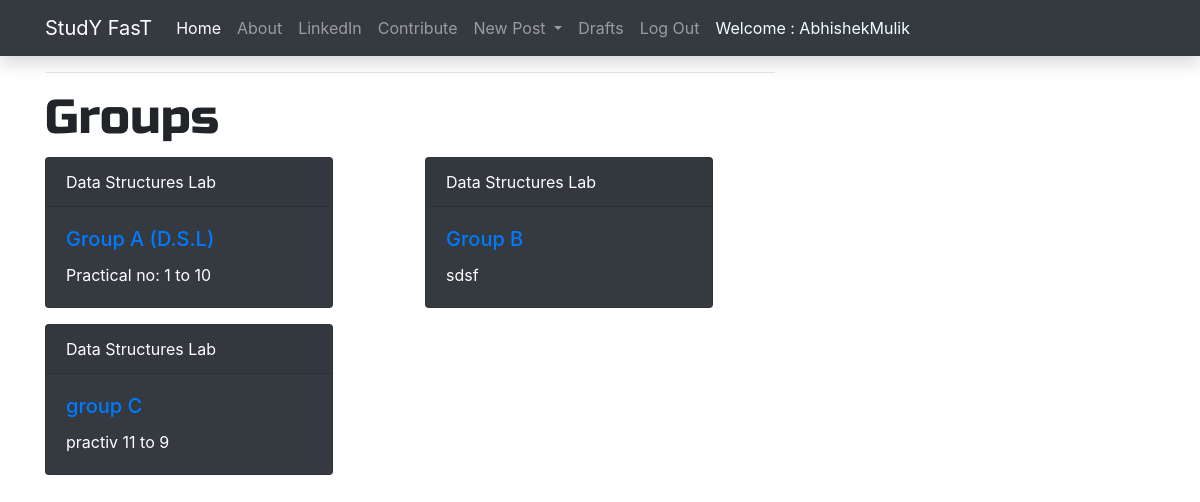
/category/16/ (signed in), run on the app's committed database.
### blog/models.py (models this page shows, shortened)
class Category(models.Model):
    subject=models.ForeignKey("SubjectList",on_delete=models.CASCADE)
    newCategory=models.CharField(max_length=200,blank=True)
    description=models.CharField(max_length=200,blank=True)
    def __str__(self):
        return self.newCategory

class SubjectList(models.Model):
    subject=models.CharField(max_length=200)
    def __str__(self):
        return self.subject

### blog/views.py (the view)
# urls.py: url(r'^category/(?P<pk>\d+)/$',views.categorylist,name='categorylist'),
def categorylist(request,pk):
    category=Category.objects.filter(subject_id=pk)
    return render(request,"category_list.html",{'category':category})

### blog/templates/blog/category_list.html
{% extends 'blog/base.html' %}
{% block content %}
<h1 style="font-family: 'Russo One', sans-serif;
font-size: 3em; margin-bottom: 10px;">Groups</h1>
<div class="row">
{%for cat in category %}
    <div class="col-sm-6">
    <div class="card text-white bg-dark mb-3" style="max-width: 18rem;">
    <div class="card-header">{{cat.subject}}</div>
    <div class="card-body">
      <h5 class="card-title"><a href="{% url 'postview' pk=cat.id %}"><p class="card-text">{{cat}}</p></a></h5>
      <p class="card-text">{{ cat.description }}</p>
    </div>
  </div>
  </div>
{% endfor %}
</div>
{% endblock %}

### blog/templates/blog/base.html (shortened to what this page needs)
<!DOCTYPE html>
{% load static %}
<html>
    <head>
        <link rel="stylesheet" href="https://stackpath.bootstrapcdn.com/bootstrap/4.3.1/css/bootstrap.min.css">
        <link rel="stylesheet" href="//cdn.jsdelivr.net/medium-editor/latest/css/medium-editor.min.css" type="text/css" media="screen" charset="utf-8">
        <link rel="stylesheet" href="{% static 'css/blog.css' %}">
    </head>
<nav class="navbar navbar-expand-md navbar-dark bg-dark shadow sticky-top"style="background-color: #030303">
  <div class="container">
    <a class="navbar-brand" href="{% url 'subjectList' %}">StudY FasT</a>
    <div class="collapse navbar-collapse" id="collapse_target">
    <ul class="nav navbar-nav navbar-right ">
      <li class="nav-item active">
        <a class="nav-link navbar-right" href="{% url 'subjectList' %}">Home</a>
      </li>
      <li>
        <a class="nav-link" href="{% url 'about' %}">About</a>
      </li>
      <li class="nav-item">
        <a class="nav-link" href="https://www.linkedin.com/in/abhishek-mulik-931134193/">LinkedIn</a>
      </li>
      <li>
        <a class="nav-link" href="{% url 'contribute' %}">Contribute</a>
      </li>
      {% if user.is_authenticated %}
      <li class="nav-item dropdown">
        <a class="nav-link dropdown-toggle"href="#"id="navbarDropdown" role="button" data-toggle="dropdown" aria-haspopup="true" aria-expanded="false">
          New Post
        </a>
      </li>
      <li class="nav-item">
       <a class="nav-link" href="{% url 'post_draft_list' %}">Drafts</a>
       </li>
       <li class="nav-item">
           <a class="nav-link" href="{% url 'logout' %}">Log Out</a>
       </li>
       <li class="nav-item">
           <a class="nav-link" style="color: azure;">Welcome : {{user.username}}</a>
       </li>
       {% else %}
       <li class="nav-item"><a class="nav-link" style="color: beige;" href="{% url 'login' %}" >LogIn</a></li>
       {% endif %}
      </ul>
    </div>
  </div>
</nav>
    <div class="content container">
        <div class="row">
            <div class="col-md-8">
                <div class="blog_posts">
                  <hr>
                    {% block content %}
                    {% endblock %}
                </div>
            </div>
        </div>
    </div>
    </body>
</html>

### data on the page
Category: subject "Data Structures Lab", newCategory "Group A (D.S.L)", description "Practical no: 1 to 10"
Category: subject "Data Structures Lab", newCategory "Group B", description "sdsf"
Category: subject "Data Structures Lab", newCategory "group C", description "practiv 11 to 9"

### other printed values
{{ user.username }} "AbhishekMulik"
